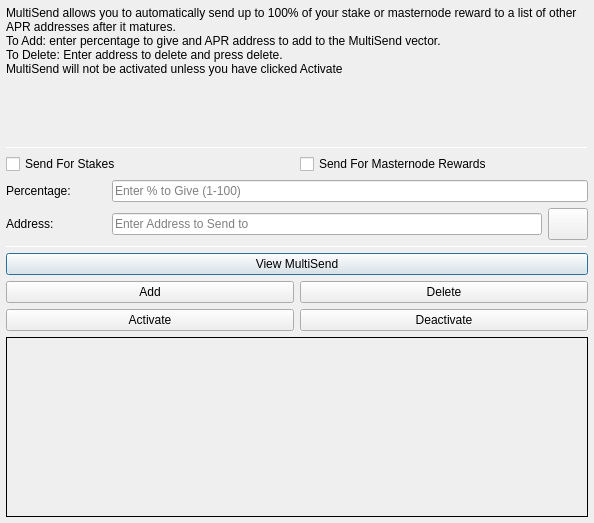
<?xml version="1.0" encoding="UTF-8"?>
<ui version="4.0">
 <class>MultiSendDialog</class>
 <widget class="QDialog" name="MultiSendDialog">
  <property name="windowModality">
   <enum>Qt::NonModal</enum>
  </property>
  <property name="geometry">
   <rect>
    <x>0</x>
    <y>0</y>
    <width>594</width>
    <height>523</height>
   </rect>
  </property>
  <property name="windowTitle">
   <string>MultiSend</string>
  </property>
  <layout class="QVBoxLayout" name="verticalLayout" stretch="0">
   <property name="leftMargin">
    <number>6</number>
   </property>
   <property name="topMargin">
    <number>6</number>
   </property>
   <property name="rightMargin">
    <number>6</number>
   </property>
   <property name="bottomMargin">
    <number>6</number>
   </property>
   <item>
    <layout class="QVBoxLayout" name="verticalLayout_Main" stretch="1,1,1,1,1,1">
     <item>
      <widget class="QLabel" name="label_2">
       <property name="lineWidth">
        <number>1</number>
       </property>
       <property name="text">
        <string>MultiSend allows you to automatically send up to 100% of your stake or masternode reward to a list of other APR addresses after it matures.
To Add: enter percentage to give and APR address to add to the MultiSend vector.
To Delete: Enter address to delete and press delete.
MultiSend will not be activated unless you have clicked Activate</string>
       </property>
       <property name="alignment">
        <set>Qt::AlignLeading|Qt::AlignLeft|Qt::AlignTop</set>
       </property>
       <property name="wordWrap">
        <bool>true</bool>
       </property>
      </widget>
     </item>
     <item>
      <widget class="Line" name="line">
       <property name="minimumSize">
        <size>
         <width>0</width>
         <height>1</height>
        </size>
       </property>
       <property name="maximumSize">
        <size>
         <width>16777215</width>
         <height>1</height>
        </size>
       </property>
       <property name="orientation">
        <enum>Qt::Horizontal</enum>
       </property>
      </widget>
     </item>
     <item>
      <layout class="QVBoxLayout" name="verticalLayout_Settings">
       <item>
        <layout class="QHBoxLayout" name="horizontalLayout">
         <item>
          <widget class="QCheckBox" name="multiSendStakeCheckBox">
           <property name="text">
            <string>Send For Stakes</string>
           </property>
          </widget>
         </item>
         <item>
          <widget class="QCheckBox" name="multiSendMasternodeCheckBox">
           <property name="text">
            <string>Send For Masternode Rewards</string>
           </property>
          </widget>
         </item>
        </layout>
       </item>
       <item>
        <layout class="QHBoxLayout" name="horizontalLayout_6">
         <item>
          <widget class="QLabel" name="label">
           <property name="minimumSize">
            <size>
             <width>100</width>
             <height>0</height>
            </size>
           </property>
           <property name="toolTip">
            <string>Percentage of stake to send</string>
           </property>
           <property name="text">
            <string>Percentage:</string>
           </property>
          </widget>
         </item>
         <item>
          <widget class="QLineEdit" name="multiSendPercentEdit">
           <property name="toolTip">
            <string>Enter whole numbers 1 - 100</string>
           </property>
           <property name="placeholderText">
            <string>Enter % to Give (1-100)</string>
           </property>
          </widget>
         </item>
        </layout>
       </item>
       <item>
        <layout class="QHBoxLayout" name="horizontalLayout_7">
         <item>
          <widget class="QLabel" name="label_5">
           <property name="minimumSize">
            <size>
             <width>100</width>
             <height>0</height>
            </size>
           </property>
           <property name="toolTip">
            <string>Address to send portion of stake to</string>
           </property>
           <property name="text">
            <string>Address:</string>
           </property>
          </widget>
         </item>
         <item>
          <widget class="QLineEdit" name="multiSendAddressEdit">
           <property name="toolTip">
            <string/>
           </property>
           <property name="placeholderText">
            <string>Enter Address to Send to</string>
           </property>
          </widget>
         </item>
         <item>
          <widget class="QPushButton" name="addressBookButton">
           <property name="maximumSize">
            <size>
             <width>16777215</width>
             <height>32</height>
            </size>
           </property>
           <property name="toolTip">
            <string>Choose an address from the address book</string>
           </property>
           <property name="text">
            <string/>
           </property>
           <property name="icon">
            <iconset resource="../aprcoin.qrc">
             <normaloff>:/icons/address-book</normaloff>:/icons/address-book</iconset>
           </property>
           <property name="shortcut">
            <string>Alt+A</string>
           </property>
           <property name="autoDefault">
            <bool>false</bool>
           </property>
          </widget>
         </item>
        </layout>
       </item>
      </layout>
     </item>
     <item>
      <widget class="Line" name="line_2">
       <property name="minimumSize">
        <size>
         <width>0</width>
         <height>1</height>
        </size>
       </property>
       <property name="maximumSize">
        <size>
         <width>16777215</width>
         <height>1</height>
        </size>
       </property>
       <property name="orientation">
        <enum>Qt::Horizontal</enum>
       </property>
      </widget>
     </item>
     <item>
      <layout class="QVBoxLayout" name="verticalLayout_Buttons">
       <item>
        <layout class="QHBoxLayout" name="horizontalLayout_4">
         <item>
          <widget class="QPushButton" name="viewButton">
           <property name="toolTip">
            <string/>
           </property>
           <property name="statusTip">
            <string>View MultiSend Vector</string>
           </property>
           <property name="text">
            <string>View MultiSend</string>
           </property>
          </widget>
         </item>
        </layout>
       </item>
       <item>
        <layout class="QHBoxLayout" name="horizontalLayout_2">
         <item>
          <widget class="QPushButton" name="addButton">
           <property name="toolTip">
            <string/>
           </property>
           <property name="statusTip">
            <string>Add to MultiSend Vector</string>
           </property>
           <property name="text">
            <string>Add</string>
           </property>
          </widget>
         </item>
         <item>
          <widget class="QPushButton" name="deleteButton">
           <property name="toolTip">
            <string/>
           </property>
           <property name="statusTip">
            <string>Delete Address From MultiSend Vector</string>
           </property>
           <property name="text">
            <string>Delete</string>
           </property>
          </widget>
         </item>
        </layout>
       </item>
       <item>
        <layout class="QHBoxLayout" name="horizontalLayout_5">
         <item>
          <widget class="QPushButton" name="activateButton">
           <property name="statusTip">
            <string>Activate MultiSend</string>
           </property>
           <property name="text">
            <string>Activate</string>
           </property>
          </widget>
         </item>
         <item>
          <widget class="QPushButton" name="disableButton">
           <property name="statusTip">
            <string>Deactivate MultiSend</string>
           </property>
           <property name="text">
            <string>Deactivate</string>
           </property>
          </widget>
         </item>
        </layout>
       </item>
      </layout>
     </item>
     <item>
      <widget class="QLabel" name="message">
       <property name="minimumSize">
        <size>
         <width>0</width>
         <height>180</height>
        </size>
       </property>
       <property name="frameShape">
        <enum>QFrame::Panel</enum>
       </property>
       <property name="frameShadow">
        <enum>QFrame::Plain</enum>
       </property>
       <property name="lineWidth">
        <number>1</number>
       </property>
       <property name="midLineWidth">
        <number>1</number>
       </property>
       <property name="text">
        <string/>
       </property>
       <property name="alignment">
        <set>Qt::AlignLeading|Qt::AlignLeft|Qt::AlignTop</set>
       </property>
       <property name="wordWrap">
        <bool>true</bool>
       </property>
      </widget>
     </item>
    </layout>
   </item>
  </layout>
 </widget>
 <resources>
  <include location="../aprcoin.qrc"/>
 </resources>
 <connections/>
</ui>
